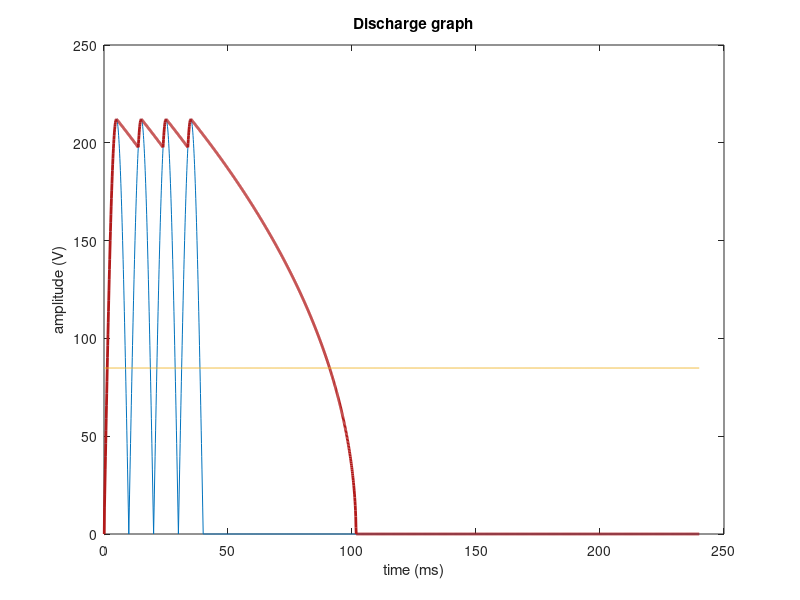

MATLAB code to generate this figure:
clear;
Vin_rms = 150;
Vpeak = Vin_rms*sqrt(2);
Vbrownout_rms = 60;

Cin = 47e-6 / 2 * 0.8;
Eff = 0.85;
Pout = 18*0.3*1.0;
Pin = Pout / Eff;

n = 24; %number of period
T = 10; %10 msec
step = 100;
t = [0:T/step:n*T];
wave = abs(Vpeak*sin(t*pi/T));
for (i=1:size(t,2))
    if i > step*4;
        wave(i) = 0;
    end
end
plot(t, wave);
xlabel('time (ms)');
ylabel('amplitude (V)');
title('Discharge graph');
hold on

%Vdis_T = sqrt(Vpeak^2 - (2 * Pin* (T / 1000) / Cin));
Vdis = sqrt(Vpeak^2 - (2 * Pin* (t / 1000) / Cin));

Vx(1) = 0;
for (i=2:size(t,2))
    Vx(i) = sqrt(Vx(i-1)^2 - 2*Pin*1e-4/Cin);
   if Vx(i) < wave(i)
       Vx(i) = wave(i);
   end
end

plot(t, Vx,'LineWidth',2, 'Color', [0.7 0.1 0.1]);


%plot(t, Vdis);

V_brownout = Vbrownout_rms * sqrt(2) * ones(size(t));

plot(t, V_brownout);

hold off
